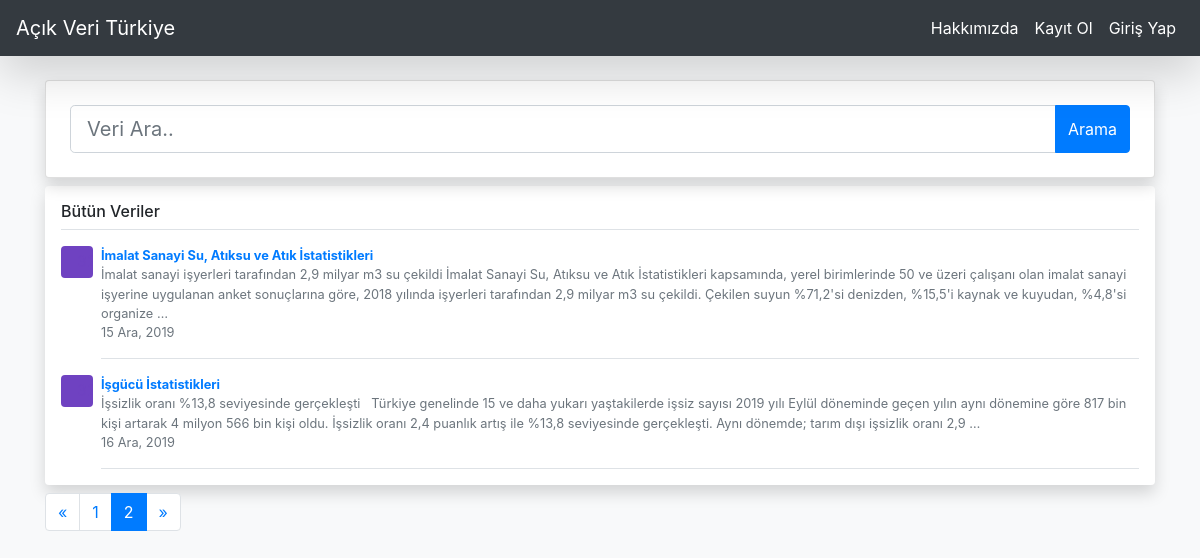
The page /data/all_data/?page=2 on the database its author committed.
### data_store/models.py (models this page shows, shortened)
class DataStore(models.Model):
	author = models.ForeignKey(
		"auth.User",
		models.SET_NULL,
		blank = True,
		null = True,
		verbose_name = "Girişi Yapan Kullanıcı" #Admin panelinde hangi isim ile görüneceği
		)
	title = models.CharField(
		max_length= 100,
		verbose_name = "Veri Adı"
		)
	description = RichTextField(
		verbose_name = "Verinin Tanımı"
		)
	created_date = models.DateTimeField(
		auto_now_add=True,
		verbose_name = "Oluşturulma Tarihi"
		)
	data_file = models.FileField(
		blank = True,
		null = True,
		verbose_name = "Veri Dosyasını ekleyin."
	)

### data_store/views.py (the view)
# urls.py: path("all_data/", views.all_data, name="all_data"),
def all_data(request):
	keyword = request.GET.get("keyword")
	if keyword:
		all_data = DataStore.objects.filter(title__contains = keyword)
	else:
		all_data = DataStore.objects.all()
	paginator = Paginator(all_data, 5) # Show x contacts per page
	page = request.GET.get('page')
	contacts = paginator.get_page(page)
	context = {
		'contacts': contacts,
		"keyword" : keyword
	}
	return render(request,"all_data.html",context)

### templates/all_data.html
{% extends "layout.html" %}
{% block body %}
    {% include "home_search.html" %}
    {% if contacts %}
        <div class="my-2 p-3 bg-white rounded shadow">
            <h6 class="border-bottom border-gray pb-2 mb-0">{% if keyword %}"{{ keyword }}" aramasına ait veriler{% else %}Bütün Veriler{% endif %}</h6>
            {% for data in contacts %}
                <div class="media text-muted pt-3">
                    <svg class="bd-placeholder-img mr-2 rounded" width="32" height="32" xmlns="http://www.w3.org/2000/svg" preserveAspectRatio="xMidYMid slice" focusable="false" role="img" aria-label="Placeholder: 32x32"><title>Placeholder</title><rect width="100%" height="100%" fill="#6f42c1"></rect><text x="50%" y="50%" fill="#6f42c1" dy=".3em">32x32</text></svg>
                    <p class="media-body pb-3 mb-0 small lh-125 border-bottom border-gray">
                        <a href="/data/{{ data.id }}"><strong class="d-block text-gray-dark">{{data.title}}</strong></a>
                        {{ data.description|striptags|safe |truncatewords:50 }}
                        <br>
                        {{ data.created_date|date:"d M, Y" }}
                    </p>
                </div>
            {% endfor %}
        </div>
        {% if contacts.paginator.num_pages > 1 %}
            <nav aria-label="Page navigation example">
                <ul class="pagination">
                    <li class="page-item"><a class="page-link" href="?page=1">&laquo;</a></li>
                    {% for number in contacts.paginator.page_range  %}
                        <li class="page-item {% if contacts.number == number %}active{% endif %}"><a class="page-link" href="?page={{ number }}">{{ number }}</a></li>
                    {% endfor %}
                    <li class="page-item"><a class="page-link" href="?page={{ contacts.paginator.num_pages }}">&raquo;</a></li>
                </ul>
            </nav>
        {% endif %}
    {% else %}
        <div class="my-2 p-3 bg-white rounded shadow-sm">
        <h6 class="mb-0">"{{ keyword }}" aramasına ait veri bulunamadı.</h6>
        </div>
    {% endif %}
{% endblock body %}

### rows shown on the page
DataStore: title "İmalat Sanayi Su, Atıksu ve Atık İstatistikleri", description "İmalat sanayi işyerleri tarafından 2,9 milyar m3 su çekildi İmalat Sanayi Su, Atıksu ve Atık İstatistikleri kapsamında, yerel birimlerinde 50 ve üzeri çalışanı olan imalat sanayi işyerine uygulanan anket sonuçlarına göre, 2018 yılında işyerleri tarafından 2,9 milyar m3 su çekildi. Çekilen suyun %71,2'si denizden, %15,5'i kaynak ve kuyudan, %4,8'si organize …", created_date "15 Ara, 2019"
DataStore: title "İşgücü İstatistikleri", description "İşsizlik oranı %13,8 seviyesinde gerçekleşti Türkiye genelinde 15 ve daha yukarı yaştakilerde işsiz sayısı 2019 yılı Eylül döneminde geçen yılın aynı dönemine göre 817 bin kişi artarak 4 milyon 566 bin kişi oldu. İşsizlik oranı 2,4 puanlık artış ile %13,8 seviyesinde gerçekleşti. Aynı dönemde; tarım dışı işsizlik oranı 2,9 …", created_date "16 Ara, 2019"

### other values the page prints
{{ number }} "1" "2"
